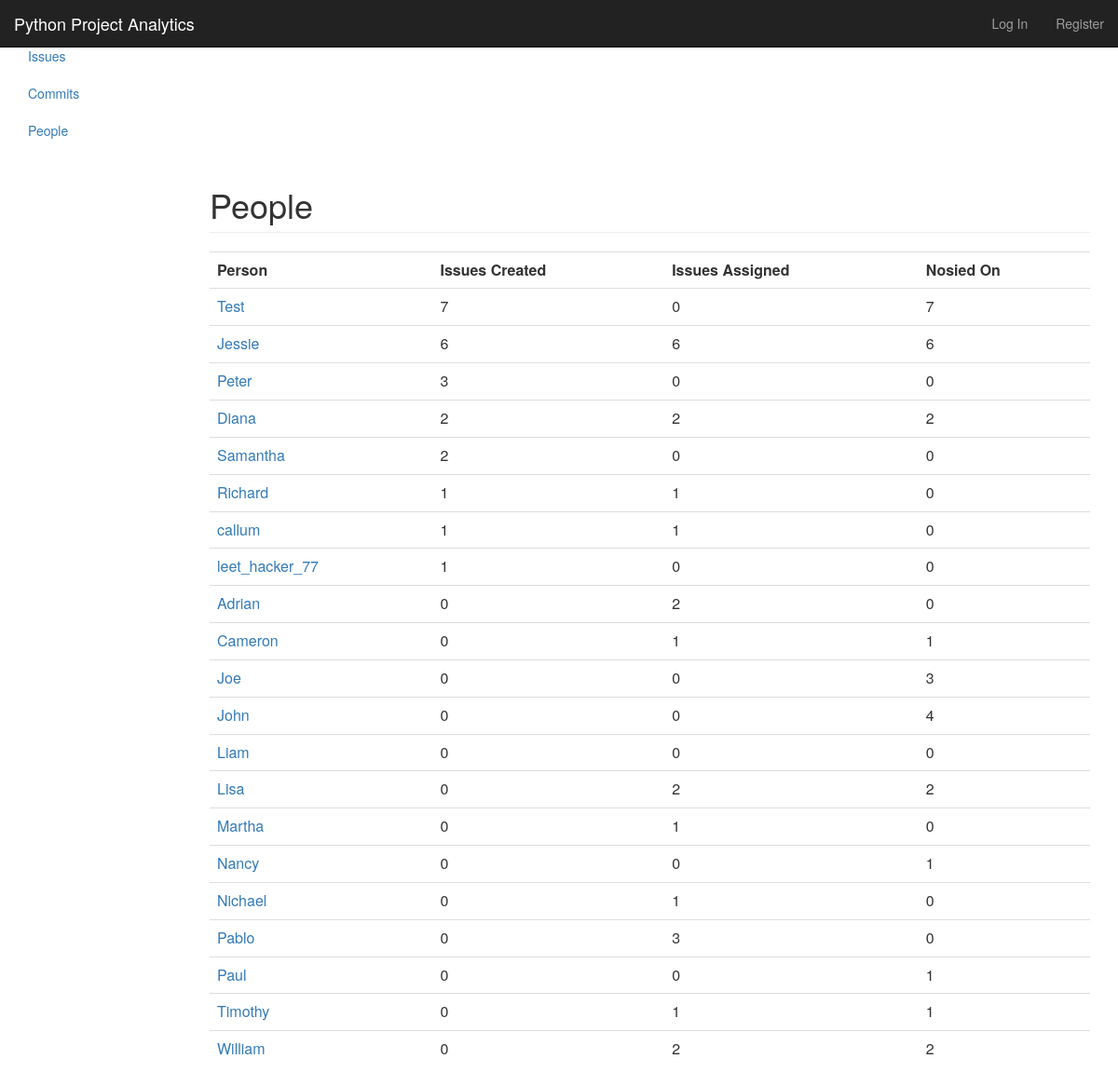
/charts/people/, run on an earlier commit of the app's database.
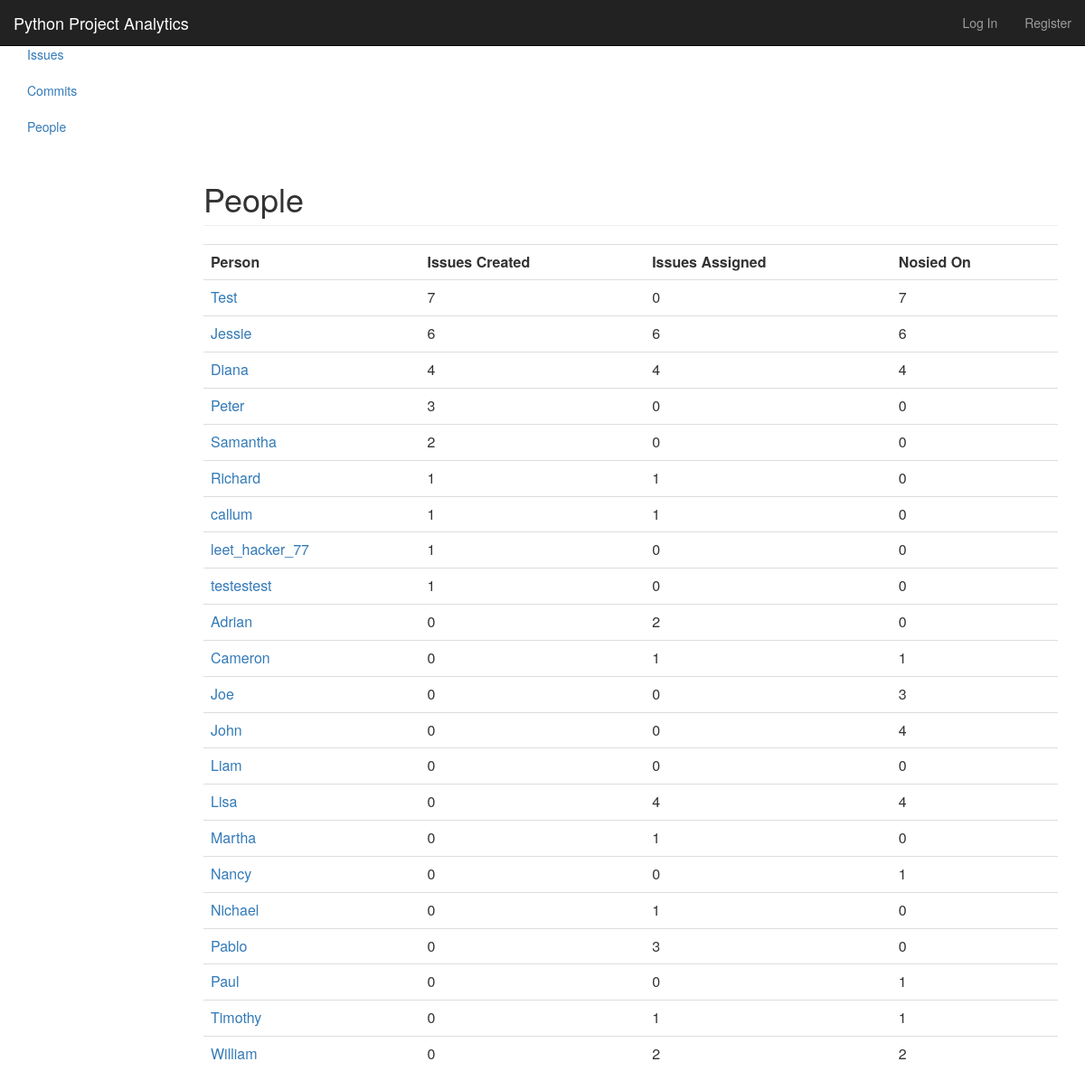
And on a later commit of the database.
### charts/models.py (models this page shows, shortened)
class People(models.Model):
    username = models.CharField(primary_key=True, max_length=100)

### charts/views.py (the view)
def people_index(request):
    people = People.objects.all().annotate(assigned_count = Count('assigned_to')).annotate(created_count = Count('creator')).annotate(nosy_count = Count('nosy_list')).order_by('-created_count')
    context = {
        'people':people
    }
    return render(request, 'charts/people/index.html', context)

### charts/templates/charts/people/index.html
{% extends "base.html" %}
{% block main %}
	<h1 class="page-header">People</h1>
	<div class="table-responsive">
		<table class="table table-hover">
			<tr>
			<th>Person</th>
			<th>Issues Created</th>
			<th>Issues Assigned</th>
			<th>Nosied On</th>
			</tr>
			{% for person in people %}
				<tr>
					<td><a href="/charts/people/{{ person.username }}/">{{ person.username }}</a></td>
					<td>{{ person.created_count }}</td>
					<td>{{ person.assigned_count }}</td>
					<td>{{ person.nosy_count }}</td>
				</tr>
			{% endfor %}
		</table>
	</div>
{% endblock %}

### charts/templates/base.html (shortened to what this page needs)
<html>
	<head>
   		<link href="http://netdna.bootstrapcdn.com/bootstrap/3.1.1/css/bootstrap.min.css" rel="stylesheet">
		  <link href="http://getbootstrap.com/examples/dashboard/dashboard.css" rel="stylesheet">
	</head>
	<body>
      	<div class="navbar navbar-inverse navbar-fixed-top" role="navigation">
            {% block topbar %}
            <div class="container-fluid">
          		<div class="navbar-header">
          			<a class="navbar-brand" href="/charts/">Python Project Analytics</a>
        		  </div>
        		  <div class="navbar-collapse collapse">
          			<ul class="nav navbar-nav navbar-right">
                    {% if user.is_authenticated %}
                      <li><a href="/charts/people/{{ user.username }}/">{{ user.username }}</a></li>
                      <li><a href="/charts/account/logout">Log Out</a></li>
                    {% else %}
                      <li><a href="/charts/account/login">Log In</a></li>
                      <li><a href="/charts/account/register">Register</a></li>
                    {% endif %}
          			</ul>
        		  </div>
      		  </div>
            {% endblock %}
    	   </div>
    	<div class="container-fluid">
          {% block sidebar %}
      		<div class="row">
        		<div class="col-sm-3 col-md-2 sidebar">
          		<ul class="nav nav-sidebar">
            		<li{% if request.path == "/charts/" %} class="active"{% endif %}>
                  <a href="/charts/">Overview</a>
                </li>
          		</ul>
              <ul class="nav nav-sidebar">
                <li{% if request.path == "/charts/issues/" %} class="active"{% endif %}>
                  <a href="/charts/issues/">Issues</a>
                </li>
              </ul>
              <ul class="nav nav-sidebar">
                <li{% if request.path == "/charts/commits/" %} class="active"{% endif %}>
                  <a href="/charts/commits/">Commits</a>
                </li>
              </ul>
              <ul class="nav nav-sidebar">
                <li{% if request.path == "/charts/people/" %} class="active"{% endif %}>
                  <a href="/charts/people/">People</a>
                </li>
              </ul>
            </div>
          </div>
          {% endblock %}
        </div>
        <div class="container-fluid">
        	<div class="col-sm-9 col-sm-offset-3 col-md-10 col-md-offset-2 main">
                {% block main %}{% endblock %}
            </div>
        </div>
	</body>
</html>

What changed in the data, as far as the page shows it:
shown differently, row unchanged: People "Diana": created_count "2" → "4"; assigned_count "2" → "4"; nosy_count "2" → "4"; moves up the list
added People: username "testestest", created_count "1", assigned_count "0", nosy_count "0"
computed for People "Lisa": assigned_count "2" → "4"; nosy_count "2" → "4"
